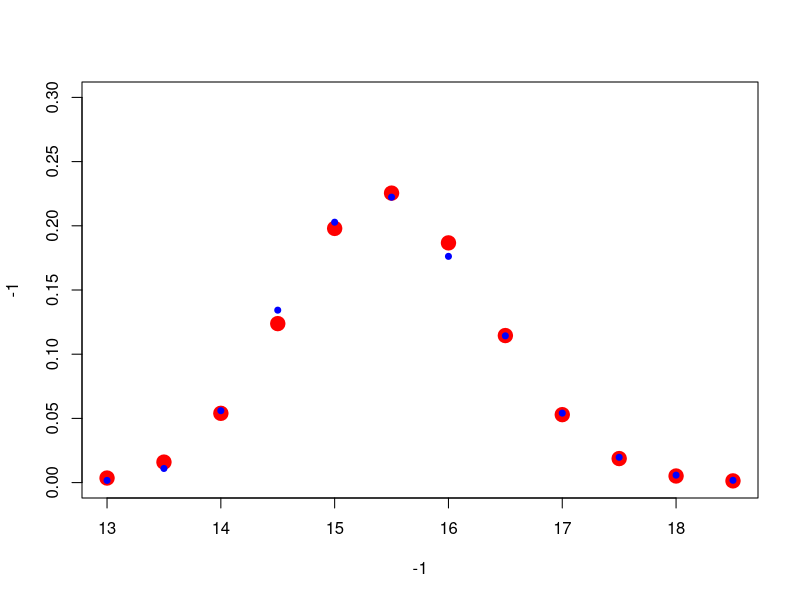
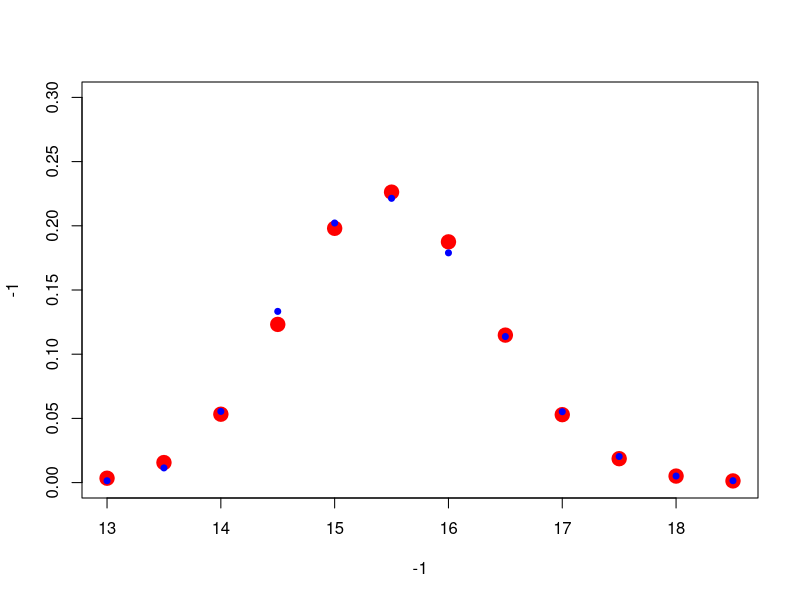
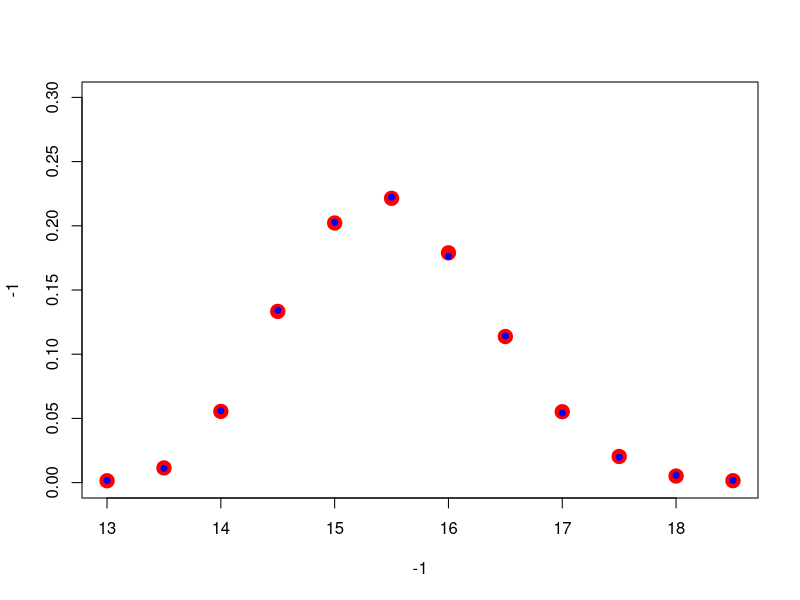
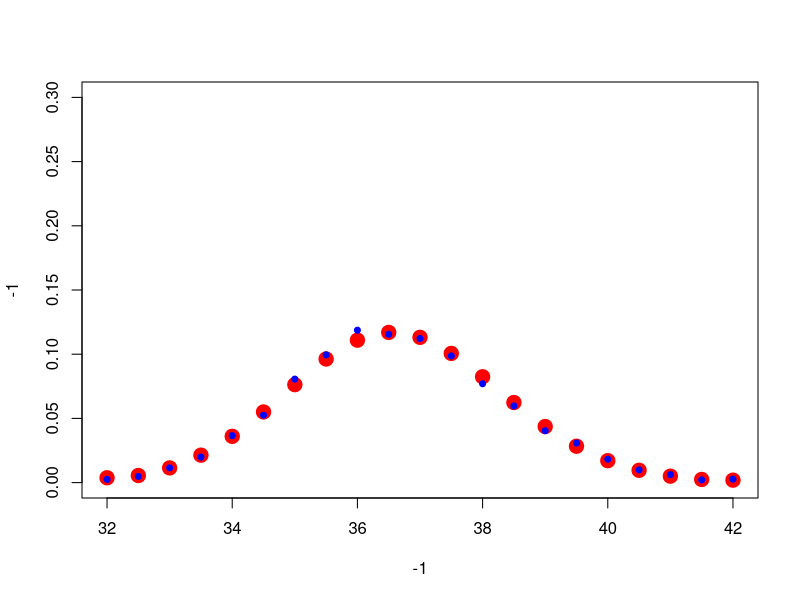
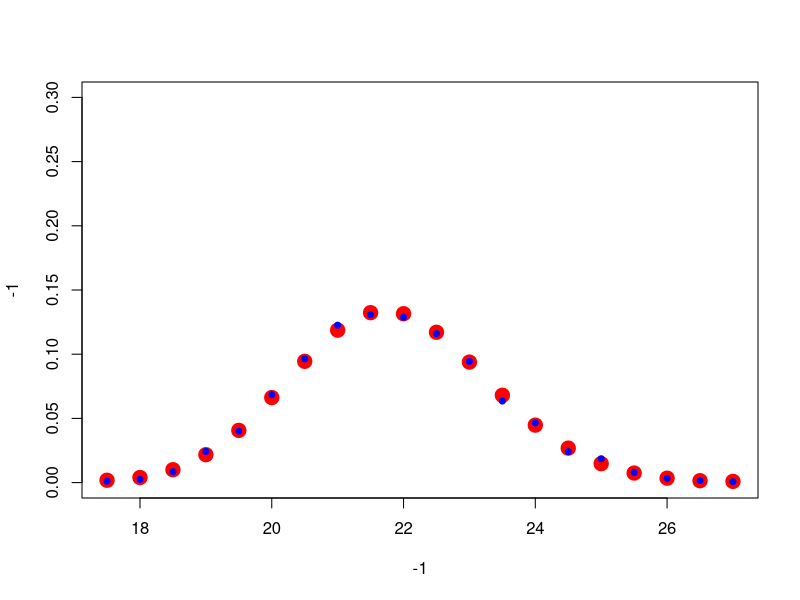

The R script that drew these images, in order:
library( MASS )

## Function for getting data (it's discrete) from experiment with our model
get_data = function() {
  frequencies <- c(17, 110, 560, 1343, 2028, 2223, 1762, 1143, 541, 197, 58, 18)
  values <- seq(13, 18.5, 0.5)
  data <- rep(values, frequencies)
  return (data)
}

## Get data
data = get_data()
data_length = length(data)

table = table(data)
values = as.numeric(names(table))
frequencies = as.numeric(table)
values
frequencies

## Compute shape and rate
parameters = fitdistr(data, "gamma")$estimate
shape = parameters[1]
rate = parameters[2]
mean = mean(data)
shape
rate
mean

## Get probabilities for the intervals
rightVals = c(seq(13.25, 18.25, 0.5), Inf)
leftVals = c(-Inf, seq(13.25, 18.25, 0.5))
x = seq(13, 18.5, 0.5)
probs = pgamma(rightVals, shape, rate) - pgamma(leftVals, shape, rate)

## Chisq test does not work with sample shape and rate
chisq.test(frequencies, p=probs)

## Optimize p value and find best shape (sample mean = 15.4969)
optimize_data_shape = function(cur_data_shape) {
  cur_data_rate = cur_data_shape / mean
  probs = (pgamma(rightVals, cur_data_shape, cur_data_rate) - 
             pgamma(leftVals, cur_data_shape, cur_data_rate))
  cur_res = chisq.test(frequencies, p=probs)
  return (cur_res$p.value)
}

optimize_result = optimize(optimize_data_shape, interval = c(300, 320),
                           maximum = TRUE, tol = 0.0001)
optimize_shape = optimize_result$maximum
optimize_shape
optimize_rate = optimize_shape / mean
optimize_rate

probs = (pgamma(rightVals, optimize_shape, optimize_rate) 
         - pgamma(leftVals, optimize_shape, optimize_rate))
plot(xlim = c(13, 18.5), ylim = c(0, 0.3), x = -1, y = -1)
points(x, probs, col="red", pch=20, lwd = 10)
points(x, frequencies / data_length, col="blue", pch=20, lwd = 2)

## With best shape and sample mean chisq test does not work
chisq.test(frequencies, p=probs)

##########################################################################
## Same tests for 50 000 exps

## Function for getting data (it's discrete) from experiment with our model
get_data = function() {
  frequencies <- c(71, 571, 2772, 6667, 10109, 11070, 8947, 5688, 2760, 1016, 255, 74)
  values <- seq(13, 18.5, 0.5)
  data <- rep(values, frequencies)
  return (data)
}

## Get data
data = get_data()
data_length = length(data)

table = table(data)
values = as.numeric(names(table))
frequencies = as.numeric(table)
values
frequencies

## Compute shape and rate
parameters = fitdistr(data, "gamma")$estimate
shape = parameters[1]
rate = parameters[2]
mean = mean(data)
shape
rate
mean

## Get probabilities for the intervals
rightVals = c(seq(13.25, 18.25, 0.5), Inf)
leftVals = c(-Inf, seq(13.25, 18.25, 0.5))
x = seq(13, 18.5, 0.5)
probs = pgamma(rightVals, shape, rate) - pgamma(leftVals, shape, rate)

## Chisq test does not work with sample shape and rate
chisq.test(frequencies, p=probs)

## Optimize p value and find best shape (sample mean = 15.49988)
optimize_data_shape = function(cur_data_shape) {
  cur_data_rate = cur_data_shape / mean
  probs = (pgamma(rightVals, cur_data_shape, cur_data_rate) - 
             pgamma(leftVals, cur_data_shape, cur_data_rate))
  cur_res = chisq.test(frequencies, p=probs)
  return (cur_res$p.value)
}

optimize_result = optimize(optimize_data_shape, interval = c(300, 320),
                           maximum = TRUE, tol = 0.0001)
optimize_shape = optimize_result$maximum
optimize_shape
optimize_rate = optimize_shape / mean
optimize_rate

probs = (pgamma(rightVals, optimize_shape, optimize_rate) 
         - pgamma(leftVals, optimize_shape, optimize_rate))
plot(xlim = c(13, 18.5), ylim = c(0, 0.3), x = -1, y = -1)
points(x, probs, col="red", pch=20, lwd = 10)
points(x, frequencies / data_length, col="blue", pch=20, lwd = 2)

## With best shape and sample mean chisq test does not work
chisq.test(frequencies, p=probs)

############################################################################
## Is it the same dist for 10 000 and 50 000 exps?
probs = c(71, 571, 2772, 6667, 10109, 11070, 8947, 5688, 2760, 1016, 255, 74) / 50000

## Function for getting data (it's discrete) from experiment with our model
get_data = function() {
  frequencies <- c(17, 110, 560, 1343, 2028, 2223, 1762, 1143, 541, 197, 58, 18)
  values <- seq(13, 18.5, 0.5)
  data <- rep(values, frequencies)
  return (data)
}

## Get data
data = get_data()
data_length = length(data)
table = table(data)
values = as.numeric(names(table))
frequencies = as.numeric(table)
frequencies

## Chisq test does not work with sample mean and sd
chisq.test(frequencies, p=probs)
x = seq(13, 18.5, 0.5)
plot(xlim = c(13, 18.5), ylim = c(0, 0.3), x = -1, y = -1)
points(x, probs, col="red", pch=20, lwd = 10)
points(x, frequencies / data_length, col="blue", pch=20, lwd = 2)

##########################################################################

## Same tests for Poisson P1 and P2 flows with different intensity
## Function for getting data (it's discrete) from experiment with our model
get_data = function() {
  frequencies <- c(25, 48, 115, 199, 366, 525, 806, 995, 1187, 
                   1155, 1122, 987, 770, 597, 404, 308, 182, 99, 
                   62, 21, 27)
  values <- seq(32, 42, 0.5)
  data <- rep(values, frequencies)
  return (data)
}

## Get data
data = get_data()
data_length = length(data)

table = table(data)
values = as.numeric(names(table))
frequencies = as.numeric(table)
values
frequencies

## Compute shape and rate
parameters = fitdistr(data, "gamma")$estimate
shape = parameters[1]
rate = parameters[2]
mean = mean(data)
shape
rate
mean

## Get probabilities for the intervals
rightVals = c(seq(32.25, 41.75, 0.5), Inf)
leftVals = c(-Inf, seq(32.25, 41.75, 0.5))
x = seq(32, 42, 0.5)
probs = pgamma(rightVals, shape, rate) - pgamma(leftVals, shape, rate)

## Chisq test does not work with sample shape and rate
chisq.test(frequencies, p=probs)

## Optimize p value and find best shape (sample mean = 36.633)
optimize_data_shape = function(cur_data_shape) {
  cur_data_rate = cur_data_shape / mean
  probs = (pgamma(rightVals, cur_data_shape, cur_data_rate) - 
             pgamma(leftVals, cur_data_shape, cur_data_rate))
  cur_res = chisq.test(frequencies, p=probs)
  return (cur_res$p.value)
}

optimize_result = optimize(optimize_data_shape, interval = c(460, 470),
                           maximum = TRUE, tol = 0.0001)
optimize_shape = optimize_result$maximum
optimize_shape
optimize_rate = optimize_shape / mean
optimize_rate

probs = (pgamma(rightVals, optimize_shape, optimize_rate) 
         - pgamma(leftVals, optimize_shape, optimize_rate))
plot(xlim = c(32, 42), ylim = c(0, 0.3), x = -1, y = -1)
points(x, probs, col="red", pch=20, lwd = 10)
points(x, frequencies / data_length, col="blue", pch=20, lwd = 2)

## With best shape and sample mean chisq test does not work
chisq.test(frequencies, p=probs)

##########################################################################

## Same tests for Bartlett P1 and P2 flows
## Function for getting data (it's discrete) from experiment with our model
get_data = function() {
  frequencies <- c(11, 25, 85, 243, 400, 685, 963, 1226, 
                   1308, 1288, 1160, 944, 635, 465, 241, 
                   186, 79, 33, 16, 7)
  values <- seq(17.5, 27, 0.5)
  data <- rep(values, frequencies)
  return (data)
}

## Get data
data = get_data()
data_length = length(data)

table = table(data)
values = as.numeric(names(table))
frequencies = as.numeric(table)
values
frequencies

## Compute shape and rate
parameters = fitdistr(data, "gamma")$estimate
shape = parameters[1]
rate = parameters[2]
mean = mean(data)
shape
rate
mean

## Get probabilities for the intervals
rightVals = c(seq(17.75, 26.75, 0.5), Inf)
leftVals = c(-Inf, seq(17.75, 26.75, 0.5))
x = seq(17.5, 27, 0.5)
probs = pgamma(rightVals, shape, rate) - pgamma(leftVals, shape, rate)

## Chisq test does not work with sample shape and rate
chisq.test(frequencies, p=probs)

## Optimize p value and find best shape (sample mean = 21.8212)
optimize_data_shape = function(cur_data_shape) {
  cur_data_rate = cur_data_shape / mean
  probs = (pgamma(rightVals, cur_data_shape, cur_data_rate) - 
             pgamma(leftVals, cur_data_shape, cur_data_rate))
  cur_res = chisq.test(frequencies, p=probs)
  return (cur_res$p.value)
}

optimize_result = optimize(optimize_data_shape, interval = c(210, 220),
                           maximum = TRUE, tol = 0.0001)
optimize_shape = optimize_result$maximum
optimize_shape
optimize_rate = optimize_shape / mean
optimize_rate

probs = (pgamma(rightVals, optimize_shape, optimize_rate) 
         - pgamma(leftVals, optimize_shape, optimize_rate))
plot(xlim = c(17.5, 27), ylim = c(0, 0.3), x = -1, y = -1)
points(x, probs, col="red", pch=20, lwd = 10)
points(x, frequencies / data_length, col="blue", pch=20, lwd = 2)

## With best shape and sample mean chisq test does not work
chisq.test(frequencies, p=probs)
